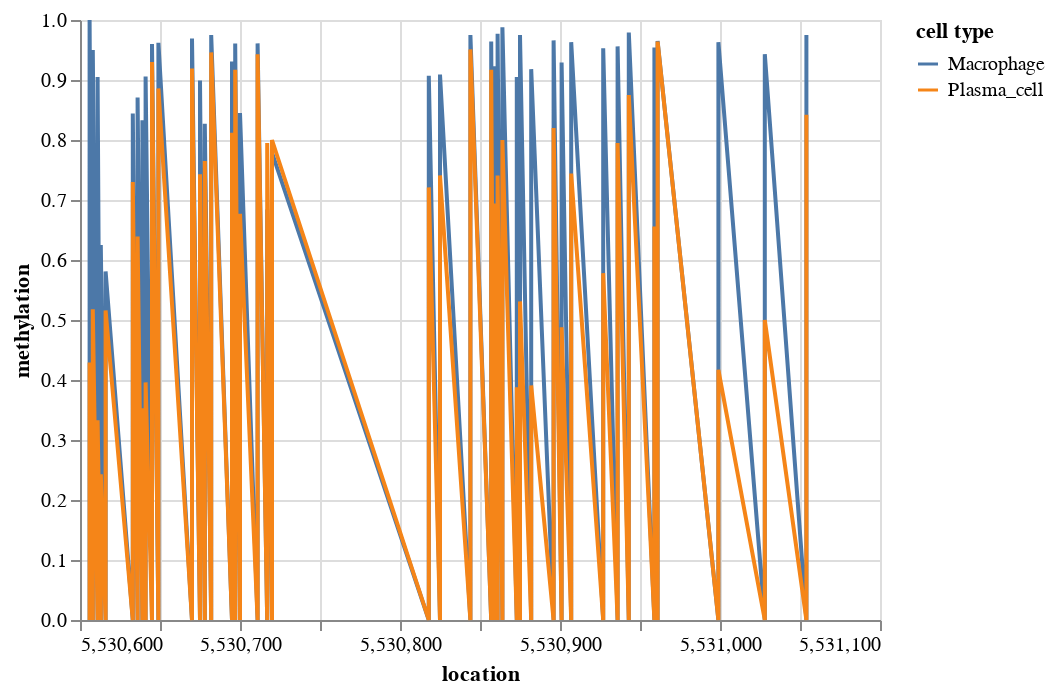

Notebook code for this chart:
### Code cell
alt.data_transformers.enable('default', max_rows=None)

alt.Chart(line_df).mark_line().encode(
    x='location',
    y='methylation',
    color='cell type'
)

### Figure 1 — Vega-Lite specification as saved in the notebook (floating-point values rounded to 4 significant figures; data arrays with more than 128 entries replaced by an {"elided": "..."} marker saying what was removed)
{"config": {"view": {"continuousWidth": 400, "continuousHeight": 300}}, "data": {"name": "data-e8c751016989332c0fd708583cbf1143"}, "mark": "line", "encoding": {"color": {"field": "cell type", "type": "nominal"}, "x": {"field": "location", "type": "quantitative"}, "y": {"field": "methylation", "type": "quantitative"}}, "$schema": "https://vega.github.io/schema/vega-lite/v4.17.0.json", "datasets": {"data-e8c751016989332c0fd708583cbf1143": {"elided": "168 records"}}}
